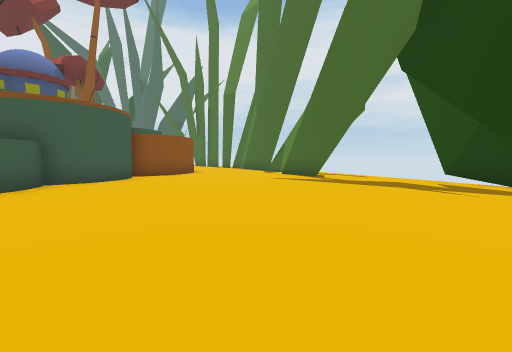
view 1 (above)

22 first-person views from a walk through a scene from a Unity 3-D project. The camera is 1.3 m above the floor, tilts 4° down and sees 90° across. The floor is counted in squares, 2 m on a side. Each view is taken from the middle of a square. On the plan, view 1 faces up. The plan holds only what a view shows up to about 9 squares ahead; the rest is blank. The place goes on beyond the plan. The player character is not drawn. Some surface patterns are stand-ins.

view 2
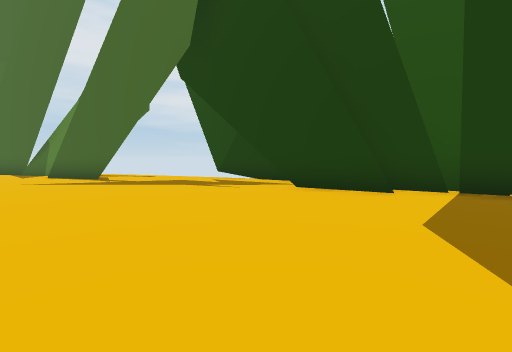

view 3
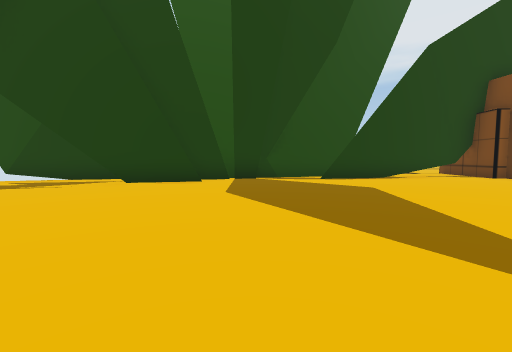

view 4
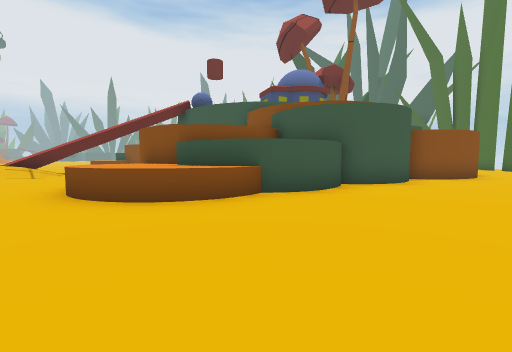

view 5
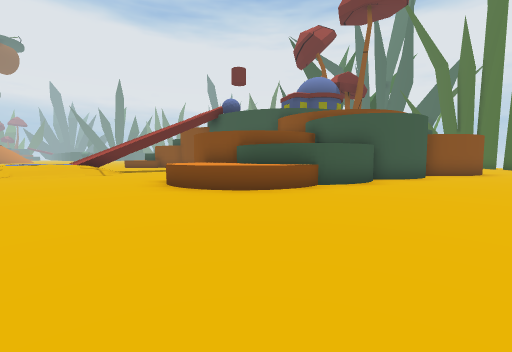

view 6
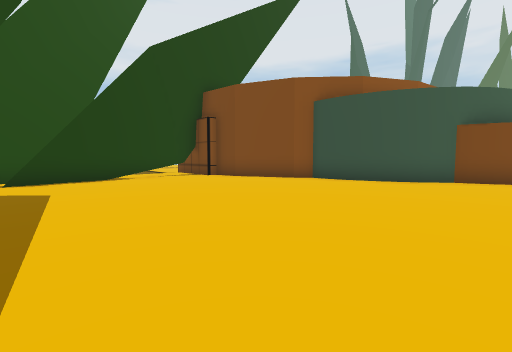

view 7
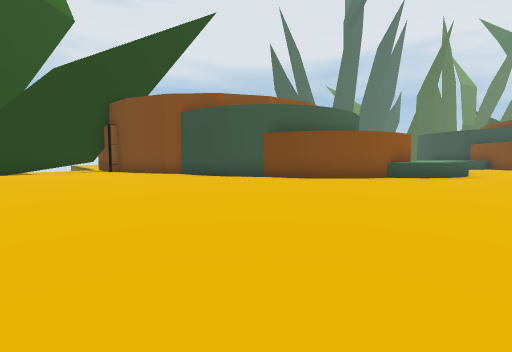

view 8
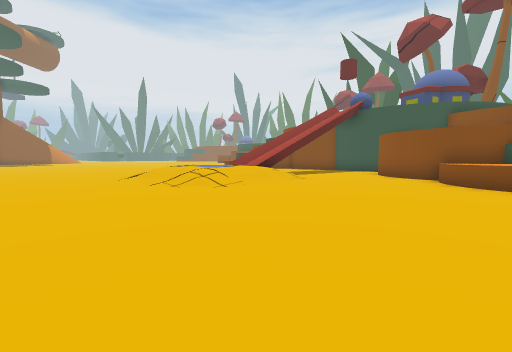

view 9
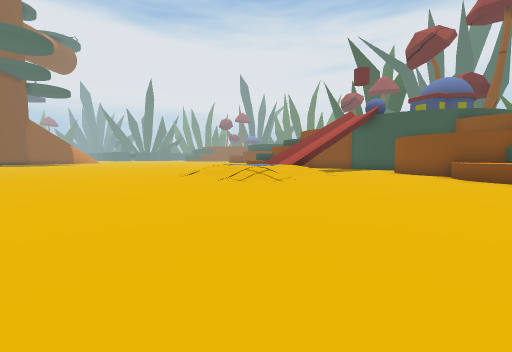

view 10
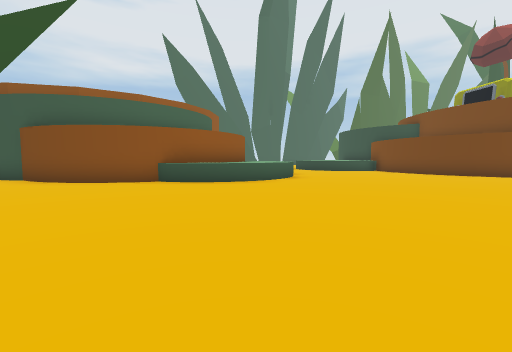

view 11
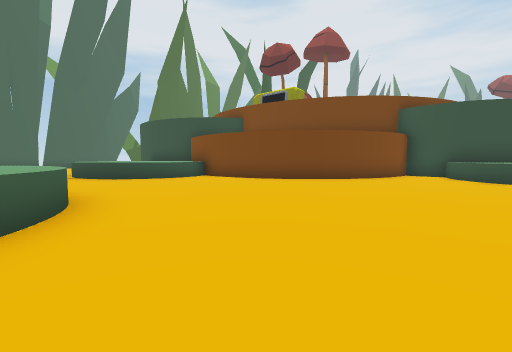

view 12
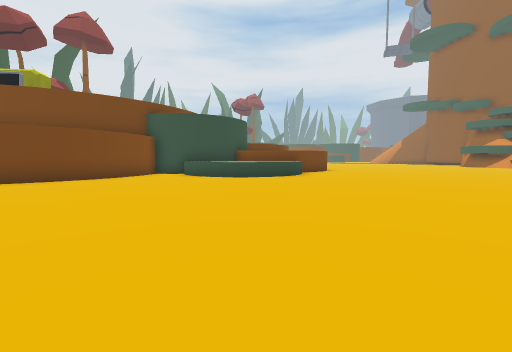

view 13
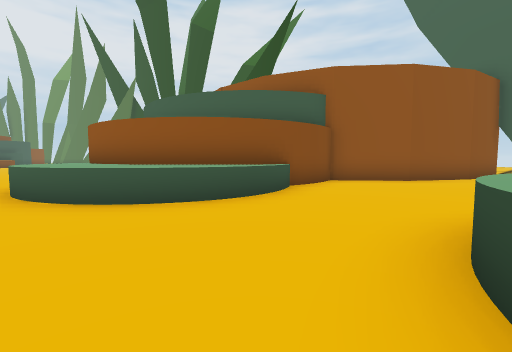

view 14
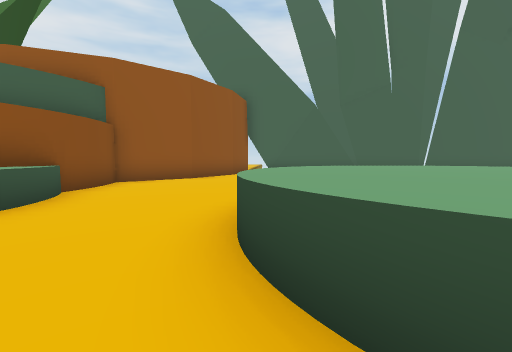

view 15
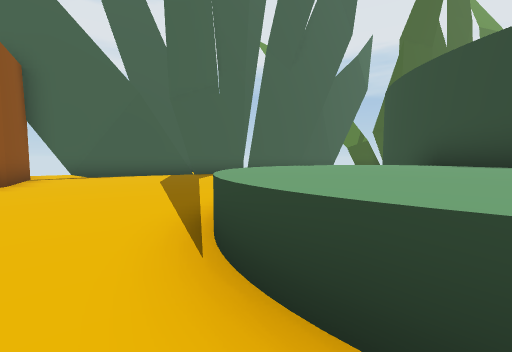

view 16
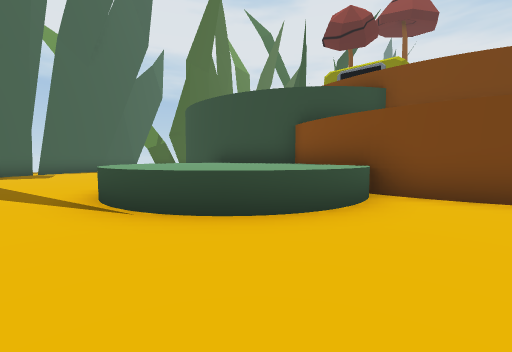

view 17
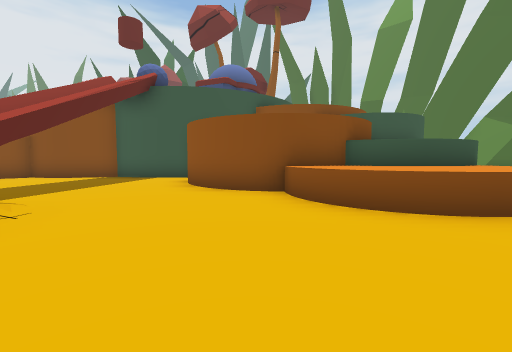

view 18
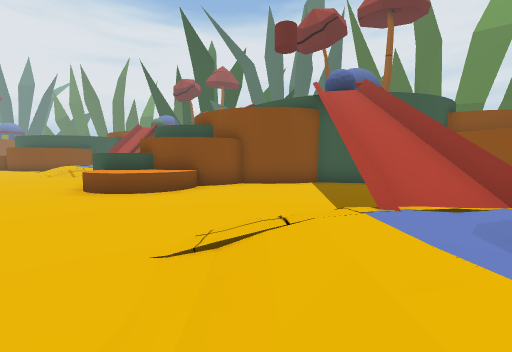

view 19
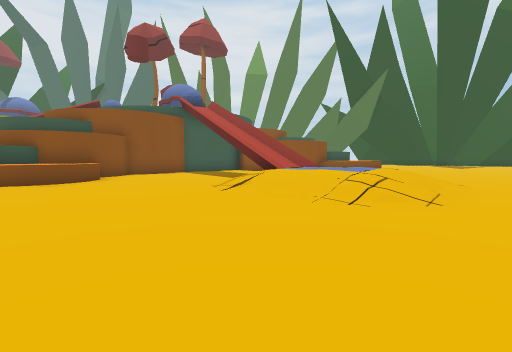

view 20
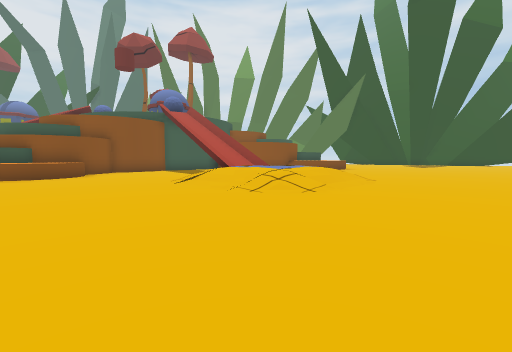

view 21
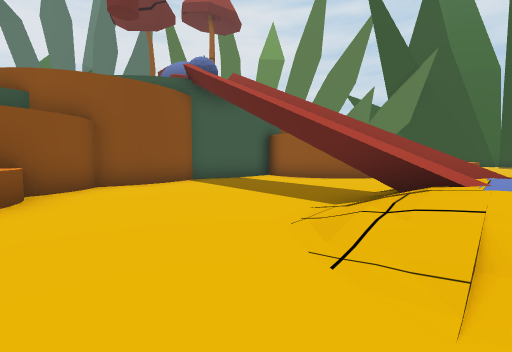

view 22
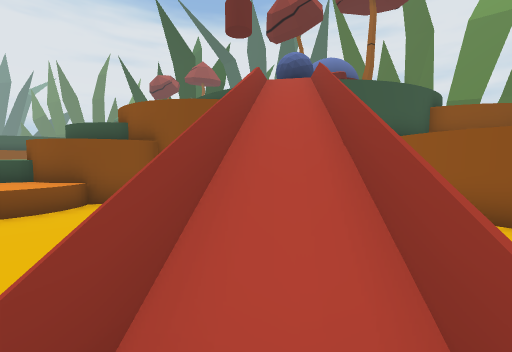

### Floor plan
Key: @ floor where view 1 was taken; # wall or solid block; . floor; / step, stairs or slope; ^ raised ledge; O other object.
Columns run from 21 left of view 1 to 7 right of it. Each row starts with its distance up from view 1.
 10                  ##. .##
  9                  #.....#..
  8                  #........##
  7    O######      ##.........#
  6 OOOO.....#      #..........#
  5 OOO......##     #..........#
  4 OO........##   ##.........##
  3 ...........#^^##..........#
  2 ....../#....^^^^..........##
  1 ....///#/....^^............##
  0 ..../////............@.....##
 -1 ..../////...................#
 -2 ..../////..................##
 -3 ..../////.....     ........##
 -4 ...........................##
 -5 ............................#
 -6 ............................#
 -7   ..........................#
 -8   ........................ ##
 -9               ..........##
-10           ...........####
-11           .........###
-12           ........##
-13  ................#
-14  ...............^^
-15   ..............^^
-16    ............^^^
-17     ............^^^
-18      ...........^^^#####
-19      ^............^....##
-20       ^.................##
-21        ^.................###
-22      ^^^..###....^^........#
-23       ^#### ###.^^^^.......#
-24               ##^^^^^......#
-25                #^^^^......

Positions as (right, up) in squares from view 1, and headings:
1: (0, 0), facing up
2: (0, 0), facing up-right
3: (-2, 0), facing right
4: (-2, 0), facing up-left
5: (-2, -2), facing up-left
6: (-2, -2), facing down-right
7: (-7, -4), facing down-right
8: (-8, -6), facing up-left
9: (-8, -8), facing up-left
10: (-11, -10), facing down-right
11: (-8, -14), facing down
12: (-9, -13), facing down-left
13: (-6, -22), facing up-right
14: (-6, -22), facing right
15: (-4, -21), facing down-right
16: (-4, -19), facing down
17: (-10, -2), facing up
18: (-17, -2), facing up
19: (-21, -4), facing up-right
20: (-21, -6), facing up-right
21: (-19, 0), facing up-right
22: (-15, 0), facing up
